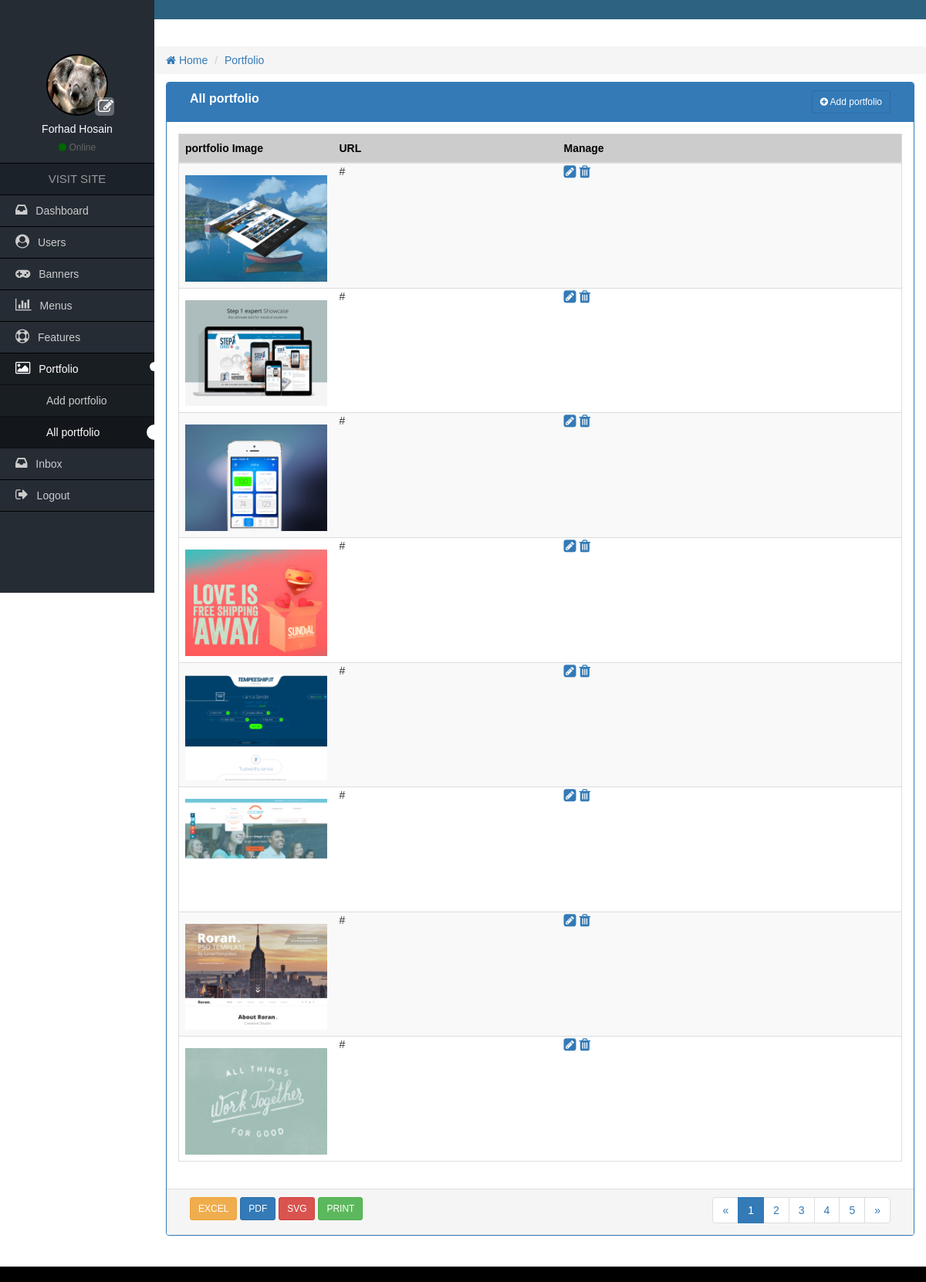
Page /m-admin/all-portfolio.php (signed in) on the committed database.
### tables this page shows
CREATE TABLE `m_portfolio` (
  `p_id` int(11) NOT NULL,
  `p_img` varchar(40) NOT NULL,
  `p_url` varchar(50) NOT NULL
);

### m-admin/functions/functions.php (called while the page is built, shortened)
<?php session_start();
function get_header() {
    require_once('includes/header.php');
}
function get_sidebar() {
	require_once('includes/sidebar.php');
}
function get_bread_crumb() {
	include_once('includes/bread_crumb.php');
}
function get_footer() {
    require_once('includes/footer.php');
}

### m-admin/all-portfolio.php (the view, shortened to what this page needs)
<?php
    require_once('functions/functions.php');
	get_header();
	get_sidebar();
	get_bread_crumb();
?>
<div class="col-md-12">
    <div class="panel panel-primary">
        <div class="panel-heading">
            <div class="col-md-9 heading_title">
                All portfolio
             </div>
             <div class="col-md-3 text-right">
                <a href="add-portfolio.php" class="btn btn-sm btn btn-primary"><i class="fa fa-plus-circle"></i> Add portfolio</a>
            </div>
            <div class="clearfix"></div>
        </div>
      <div class="panel-body">
          <table class="table table-responsive table-striped table-hover table_cus">
                <thead class="table_head">
                    <tr>
                        <th>portfolio Image</th>
                        <th>URL</th>
                        <th>Manage</th>
                    </tr>
                </thead>
                <tbody>
                <?php
                    $select = 'SELECT * FROM m_portfolio ORDER BY p_id DESC';
					$query = mysqli_query($con, $select);
					while($row = mysqli_fetch_assoc($query)) :
					if(!empty($row['p_img'])) {
						$thumb = 'images/'.$row['p_img'];
				    }else {
						$thumb =  '';
					}
				?>
                    <tr>
                        <td class="thumb"><img src="<?= $thumb; ?>" alt="<?= $thumb; ?>" /></td>
                        <td><?= $row['p_url'];?></td>
                        <td>
                            <a href="edit-portfolio.php?cid=<?= $row['p_id'];?>"><i class="fa fa-pencil-square fa-lg"></i></a>
                            <a href="delete-portfolio.php?cid=<?= $row['p_id'];?>"><i class="fa fa-trash fa-lg"></i></a>
                        </td>
                    </tr>
                 <?php endwhile; mysqli_close($con); ?>
                </tbody>
          </table>
      </div>
      <div class="panel-footer">
        <div class="col-md-4">
            <a href="#" class="btn btn-sm btn-warning">EXCEL</a>
            <a href="#" class="btn btn-sm btn-primary">PDF</a>
            <a href="#" class="btn btn-sm btn-danger">SVG</a>
            <a href="#" class="btn btn-sm btn-success">PRINT</a>
        </div>
        <div class="col-md-4">
        </div>
        <div class="col-md-4 text-right">
            <nav aria-label="Page navigation">
              <ul class="pagination pagina_cus">
                <li>
                  <a href="#" aria-label="Previous">
                    <span aria-hidden="true">&laquo;</span>
                  </a>
                </li>
                <li class="active"><a href="#">1</a></li>
                <li><a href="#">2</a></li>
                <li><a href="#">3</a></li>
                <li><a href="#">4</a></li>
                <li><a href="#">5</a></li>
                <li>
                  <a href="#" aria-label="Next">
                    <span aria-hidden="true">&raquo;</span>
                  </a>
                </li>
              </ul>
            </nav>
        </div>
        <div class="clearfix"></div>
      </div>
    </div>
</div>
</div>
</div>
</div>
<?php
    get_footer();
?>

### m-admin/includes/header.php (shortened to what this page needs)
<!DOCTYPE html>
<html lang="en">
  <head>
    <link type="text/css" rel="stylesheet" href="css/font-awesome.min.css"/>
    <link type="text/css" href="css/bootstrap.min.css" rel="stylesheet">
    <link type="text/css" rel="stylesheet" href="css/style.css"/>
	<link rel="stylesheet" href="css/print.css" media="print"/>
  </head>
  <body>
  	<div class="container-fluid header_full">
    	<div class="container header">
        </div>
    </div>

### m-admin/includes/sidebar.php (shortened to what this page needs)
<div class="container-fluid content_full">
    <div class="row">
        <div class="col-md-2 sidebar pd0">
            <div class="side_user">
                <div class="profile_pic">
                <?php
                    if(!empty($_SESSION['imageurl'])) {
						$ppic = 'images/'.$_SESSION['imageurl'];
				    }else {
						$ppic =  'images/avatar.png';
					}
				?>
	                <img class="img-responsive" src="<?= $ppic;?>"/>
	                <a href="edit-profile.php?cid=<?= $_SESSION['id']; ?>" class="upload_btn"><i class="fa fa-edit"></i></a>
                </div>
                <h4><?= $_SESSION['name'];?></h4>
                <span><i class="fa fa-circle"></i> Online</span>
            </div>
            <a href="../index.php" target="_new"><h2>VISIT SITE</h2></a>
            <ul>
                <li class="<?php if($GLOBALS['page'] == 'dashboard.php' || $GLOBALS['page'] == 'index.php'){ echo 'clicked_m';}?>">
                  <a href="dashboard.php"><i class="fa fa-inbox"></i> Dashboard <span class="a_circle"></span></a>
                </li>
                <?php
				    if($_SESSION['role'] == 1) {
		        ?>
                <li id="userm" class="<?php if($GLOBALS['page'] == 'all-users.php' ||  $GLOBALS['page'] == 'add-user.php' || $GLOBALS['page'] == 'edit-user.php'){ echo 'clicked_m';}else {echo 'hover_m';} ?>">
                  <a href="all-users.php"><i class="fa fa-user-circle"></i> Users <span class="a_circle"></span></a>
                </li>
                <?php }?>
                <li id="bannerm" class="<?php if($GLOBALS['page'] == 'all-banners.php' ||  $GLOBALS['page'] == 'add-banner.php' || $GLOBALS['page'] == 'edit-banner.php'){ echo 'clicked_m';}else {echo 'hover_m';} ?>">
                  <a href="all-banners.php"><i class="fa fa-gamepad"></i> Banners <span class="a_circle"></span></a>
                </li>
                <li class="<?php if($GLOBALS['page'] == 'menus.php' || $GLOBALS['page'] == 'edit-menu.php'){ echo 'clicked_m';}?>">
                  <a href="menus.php"><i class="fa fa-bar-chart-o"></i> Menus <span class="a_circle"></span></a>
                </li>
                <li class="<?php if($GLOBALS['page'] == 'all-features.php' || $GLOBALS['page'] == 'add-feature.php' || $GLOBALS['page'] == 'edit-feature.php'){ echo 'clicked_m';}?>">
                  <a href="all-features.php"><i class="fa fa-life-bouy"></i> Features <span class="a_circle"></span></a>
                </li>
                <li id="portm" class="<?php if($GLOBALS['page'] == 'all-portfolio.php' ||  $GLOBALS['page'] == 'add-portfolio.php' || $GLOBALS['page'] == 'edit-portfolio.php'){ echo 'clicked_m';}else {echo 'hover_m';} ?>">
                  <a href="all-portfolio.php"><i class="fa fa-image"></i> Portfolio <span class="a_circle"></span></a>
                  <ul class="sub_menu" aria-labelledby="portdmenu">
                     <li <?php if($GLOBALS['page'] == 'add-portfolio.php'){ echo 'class = "active"';}?>><a href="add-portfolio.php">Add portfolio <span class="at_circle"></span></a></li>
                     <li <?php if($GLOBALS['page'] == 'all-portfolio.php' || $GLOBALS['page'] == 'edit-portfolio.php'){ echo 'class = "active"';}?>><a href="all-portfolio.php">All portfolio <span class="at_circle"></span></a></li>
                  </ul>
                </li>
                <li class="<?php if($GLOBALS['page'] == 'inbox.php' || $GLOBALS['page'] == 'view-message.php'){ echo 'clicked_m';}?>">
                  <a href="inbox.php"><i class="fa fa-inbox"></i> Inbox <span class="a_circle"></span></a>
                </li>
                <li><a href="logout.php"><i class="fa fa-sign-out"></i> Logout</a></li>
            </ul>
        </div>

### m-admin/includes/bread_crumb.php (shortened to what this page needs)
<div class="col-md-offset-2 col-md-10 admin-part pd0">
    <ol class="breadcrumb">
      <li><a href="index.php"><i class="fa fa-home"></i> Home</a></li>
      <?php  if($GLOBALS["page"] == 'all-portfolio.php') :?>
      <li><a href="all-portfolio.php">Portfolio</a></li>
      <?php endif;?>
    </ol>

### m-admin/includes/footer.php (shortened to what this page needs)
    <div class="container-fluid footer_full">
    	<div class="container footer">
        </div>
    </div>
  </body>
</html>

### m-admin/css/style.css (style rules this page uses)
* { margin:0px; padding:0px; outline:0px; }
img { border:0px; }
ul, ol { list-style-type:none; }
a { text-decoration:none; }
.pd0 { padding-left:0px; padding-right:0px; padding-top:0px; padding-bottom:0px; }
body { font-family:Verdana, Geneva, sans-serif; }
.header_full { background:#2d6281; margin-bottom: 35px; }
.header { height:25px; }
.sidebar { background-color:#252c34; min-height:750px; position: fixed; left: 0; top: 0; padding-top: 50px; z-index: 120; }
.side_user { text-align:center; color:#fff; padding:20px 0px 10px; border-bottom:1px solid #000; }
.side_user .profile_pic { width:80px; height:80px; border:2px solid #000; border-radius:50%; display:inline-block; position: relative; }
.side_user .profile_pic img { width: 100%; border-radius:50%; min-height: 100%; }
.side_user .upload_btn { background: rgba(255, 255, 255, 0.3) none repeat scroll 0 0; border-radius: 5px; padding: 2px 1px 0 4px; position: absolute; right: -10px; top: 71%; }
.side_user .upload_btn i { color: #fff; font-size: 20px; }
.side_user h4 { font-size:14px; margin:5px 0px; }
.side_user span { color:#666; font-size:12px; }
.side_user span i { color:#060; }
.sidebar h2 { font-size:15px; text-align:center; margin:0px; line-height:40px; background-color:#1b222a; color:#999; border-bottom:1px solid #000; }
.sidebar ul li a { font-size:14px; color:#CCC; line-height:40px; padding-left:20px; display:block; border-bottom:1px solid #000; }
.sidebar ul li a i { font-size:18px; padding-right:7px; }
.footer_full { background-color:#000; margin-top: 20px; }
.footer { height:20px; }
.heading_title { font-size:16px; font-weight:bold; }
.table_cus { border:1px solid #ddd; }
.table_head { background-color:#ccc; color:#000; }
.pagina_cus { padding:0px; margin:0px; }
.sidebar ul li.clicked_m a { background: #191e23; color: #fff; border-color: #0e1114; }
.sidebar ul li.clicked_m .sub_menu { position: relative; }
.sidebar ul li.clicked_m .sub_menu li a { padding-left: 60px; color: #ccc; }
.sidebar ul li.clicked_m .sub_menu li a { border-color: #0e1114; }
.sidebar ul li.clicked_m .sub_menu li.active a { background: #13161a; color: #fff; }
.sidebar ul li.clicked_m { position: relative; }
.sidebar ul li.clicked_m a .a_circle { background: #fff none repeat scroll 0 0; border-radius: 6px; height: 12px; left: 97%; position: absolute; top: 11px; width: 12px; z-index: 100; }
.sidebar ul li.clicked_m .sub_menu li { position: relative; }
.sidebar ul li.clicked_m .sub_menu li.active a .at_circle { background: #fff none repeat scroll 0 0; border-radius: 10px; height: 20px; left: 95%; position: absolute; top: 10px; width: 20px; }
.hover_m { position: relative; }
.table_cus > tbody > tr > td:not(.avatar) { padding-top: 15px; }
.table_cus tr td.thumb { width: 200px; }
.table_cus > tbody > tr > td:not(.thumb) { padding-top: 0; }
.table_cus tr td.thumb img { width: 100%; }
.pd0 { min-height: 768px; }

### m-admin/css/print.css (style rules this page uses)
* { background: none!important; }
.header_full, .breadcrumb, .panel-heading, .panel-footer, .footer_full, .manage_col { display: none; visibility: hidden; }
.pd0 { margin: 0; width: 100%; }
.panel-body { padding: 0; }
.panel-primary { border: 0 none; box-shadow: none; }

### rows in the picture
m_portfolio: p_img (picture), p_url "#"
m_portfolio: p_img (picture), p_url "#"
m_portfolio: p_img (picture), p_url "#"
m_portfolio: p_img (picture), p_url "#"
m_portfolio: p_img (picture), p_url "#"
m_portfolio: p_img (picture), p_url "#"
m_portfolio: p_img (picture), p_url "#"
m_portfolio: p_img (picture), p_url "#"

### other values in the picture
$_SESSION['name'] "Forhad Hosain"
